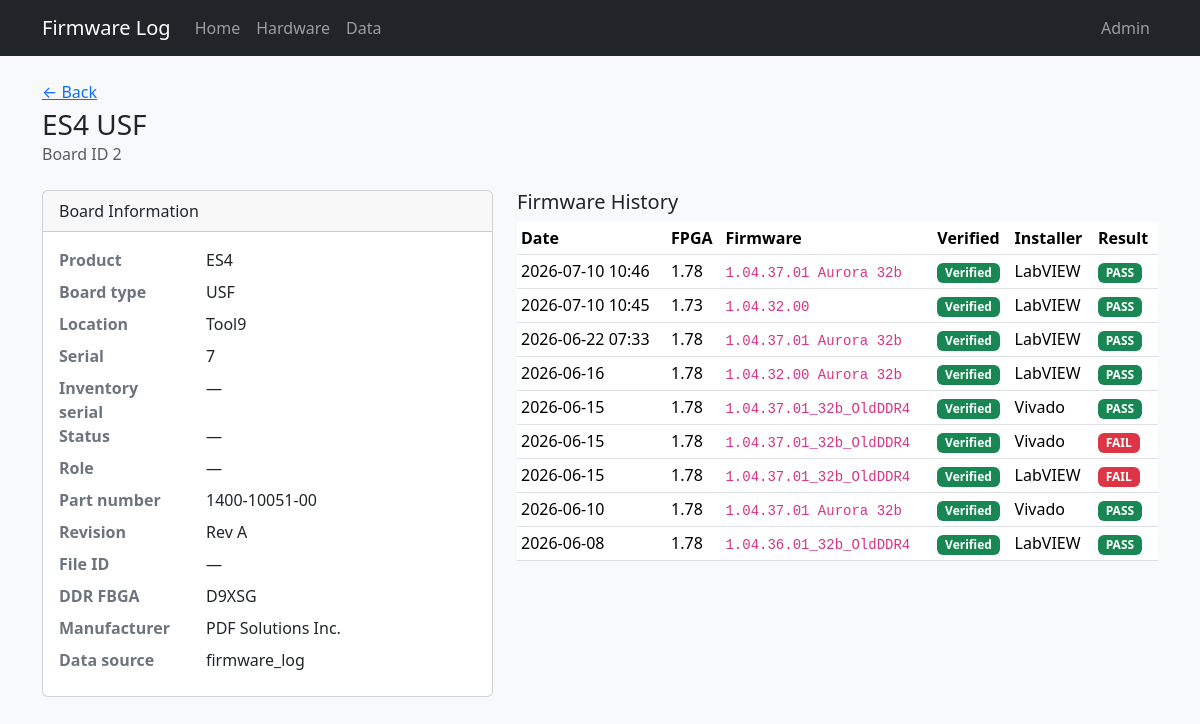
/board/2, run on the app's committed database.
### tables this page shows
CREATE TABLE "boards" (
                board_id      INTEGER PRIMARY KEY,
                tool          TEXT,
                board_slot    TEXT,
                manufacturer  TEXT NOT NULL DEFAULT 'PDF Solutions Inc.',
                board_name    TEXT NOT NULL,
                serial        TEXT NOT NULL,
                part_number   TEXT,
                revision      TEXT,
                file_id       TEXT,
                product_name  TEXT NOT NULL,
                ddr_fbga      TEXT
            , inventory_serial TEXT, status TEXT, role TEXT, comment TEXT, open_item TEXT, po TEXT, modified_by TEXT, source_updated_at TEXT, data_source TEXT, dc_status TEXT, ac_status TEXT, gcal_status TEXT, adc_status TEXT, eeprom_status TEXT);

CREATE TABLE "firmware_history" (
                event_id    INTEGER PRIMARY KEY AUTOINCREMENT,
                board_id    INTEGER NOT NULL REFERENCES boards (board_id),
                event_date  TEXT NOT NULL,
                event_time  TEXT,
                fpga        TEXT,
                firmware    TEXT NOT NULL,
                installer   TEXT,
                result      TEXT
            );

### app.py (the view)
@app.route("/board/<int:board_id>")
def board_detail(board_id):
    board = db.get_board(board_id)
    if not board:
        flash("Board not found.", "danger")
        return redirect(url_for("index"))
    return render_template(
        "board_detail.html",
        board=board,
        firmware_verified=db.firmware_verified_label(board),
        history=db.board_history(board_id),
        events=db.board_events(board_id),
    )

### db.py (called while the page is built)
def is_firmware_verified(board) -> bool:
    if not board:
        return False
    if board.get("board_id") in VERIFIED_BOARD_IDS:
        return True
    if board.get("data_source") == "firmware_log":
        return True
    if board.get("tool") == "Tool13" and board.get("product_name") == "BAP":
        return True
    return False

def firmware_verified_label(board) -> str:
    return "verified" if is_firmware_verified(board) else "unverified"

def dict_row(cursor, row):
    return {col[0]: row[i] for i, col in enumerate(cursor.description)}

@contextmanager
def get_db():
    conn = sqlite3.connect(DATABASE)
    conn.row_factory = dict_row
    try:
        yield conn
    finally:
        conn.close()

def fetch_all(query, params=()):
    with get_db() as conn:
        return conn.execute(query, params).fetchall()

def fetch_one(query, params=()):
    with get_db() as conn:
        return conn.execute(query, params).fetchone()

def get_board(board_id):
    return fetch_one("SELECT * FROM boards WHERE board_id = ?", (board_id,))

def board_history(board_id):
    return fetch_all(
        """
        SELECT *
        FROM firmware_history
        WHERE board_id = ?
        ORDER BY event_date DESC, COALESCE(event_time, '00:00:00') DESC, event_id DESC
        """,
        (board_id,),
    )

def board_events(board_id):
    return fetch_all(
        """
        SELECT *
        FROM board_events
        WHERE board_id = ?
        ORDER BY event_date DESC, COALESCE(event_time, '00:00:00') DESC, event_id DESC
        """,
        (board_id,),
    )

### templates/board_detail.html (shortened to what this page needs)
{% extends "base.html" %}
{% from "macros.html" import result_badge, verified_badge %}
{% block content %}
<div class="d-flex flex-wrap justify-content-between align-items-start gap-2 mb-4">
  <div>
    <p class="text-muted mb-1"><a href="{{ url_for('index') }}">&larr; Back</a></p>
    <h1 class="h3 mb-0">{{ board.product_name }} {{ board.board_name }}</h1>
    <p class="text-muted mb-0">Board ID {{ board.board_id }}</p>
  </div>
</div>
<div class="row g-4">
  <div class="col-md-5">
    <div class="card">
      <div class="card-header">Board Information</div>
      <dl class="card-body mb-0 row">
        <dt class="col-sm-4">Product</dt><dd class="col-sm-8">{{ board.product_name }}</dd>
        <dt class="col-sm-4">Board type</dt><dd class="col-sm-8">{{ board.board_name }}</dd>
        <dt class="col-sm-4">Location</dt><dd class="col-sm-8">{{ board.tool or '—' }}</dd>
        <dt class="col-sm-4">Serial</dt><dd class="col-sm-8">{{ board.serial }}</dd>
        <dt class="col-sm-4">Inventory serial</dt><dd class="col-sm-8">{{ board.inventory_serial or '—' }}</dd>
        <dt class="col-sm-4">Status</dt><dd class="col-sm-8">{{ board.status or '—' }}</dd>
        <dt class="col-sm-4">Role</dt><dd class="col-sm-8">{{ board.role or '—' }}</dd>
        <dt class="col-sm-4">Part number</dt><dd class="col-sm-8">{{ board.part_number or '—' }}</dd>
        <dt class="col-sm-4">Revision</dt><dd class="col-sm-8">{{ board.revision or '—' }}</dd>
        <dt class="col-sm-4">File ID</dt><dd class="col-sm-8">{{ board.file_id or '—' }}</dd>
        <dt class="col-sm-4">DDR FBGA</dt><dd class="col-sm-8">{{ board.ddr_fbga or '—' }}</dd>
        <dt class="col-sm-4">Manufacturer</dt><dd class="col-sm-8">{{ board.manufacturer }}</dd>
        {% if board.data_source %}
        <dt class="col-sm-4">Data source</dt><dd class="col-sm-8">{{ board.data_source }}</dd>
        {% endif %}
      </dl>
    </div>
  </div>
  <div class="col-md-7">
    <h2 class="h5">Firmware History</h2>
    <div class="table-responsive">
      <table class="table table-sm table-hover align-middle">
        <thead>
          <tr>
            <th>Date</th>
            <th>FPGA</th>
            <th class="col-firmware">Firmware</th>
            <th class="col-verified">Verified</th>
            <th>Installer</th>
            <th>Result</th>
          </tr>
        </thead>
        <tbody>
          {% for row in history %}
          <tr>
            <td>{{ row.event_date }}{% if row.event_time %} {{ row.event_time }}{% endif %}</td>
            <td>{{ row.fpga or '—' }}</td>
            <td class="col-firmware"><code>{{ row.firmware }}</code></td>
            <td class="col-verified">{{ verified_badge(firmware_verified) }}</td>
            <td>{{ row.installer or '—' }}</td>
            <td>{{ result_badge(row.result) }}</td>
          </tr>
          {% else %}
          <tr><td colspan="7" class="text-muted">No firmware history for this board.</td></tr>
          {% endfor %}
        </tbody>
      </table>
    </div>
  </div>
</div>
{% endblock %}

### templates/base.html (shortened to what this page needs)
<!DOCTYPE html>
<html lang="en">
<head>
  <link href="https://cdn.jsdelivr.net/npm/bootstrap@5.3.3/dist/css/bootstrap.min.css" rel="stylesheet">
  <link href="{{ url_for('static', filename='style.css') }}" rel="stylesheet">
</head>
<body>
  <nav class="navbar navbar-expand-lg navbar-dark bg-dark mb-4">
    <div class="container">
      <a class="navbar-brand" href="{{ url_for('index') }}">Firmware Log</a>
      <div class="collapse navbar-collapse" id="nav">
        <ul class="navbar-nav me-auto">
          <li class="nav-item"><a class="nav-link" href="{{ url_for('index') }}">Home</a></li>
          <li class="nav-item"><a class="nav-link" href="/hardware">Hardware</a></li>
          <li class="nav-item"><a class="nav-link" href="{{ url_for('data') }}">Data</a></li>
        </ul>
        <ul class="navbar-nav">
          {% if session.get('admin') %}
          <li class="nav-item"><a class="nav-link" href="{{ url_for('admin_index') }}">Admin</a></li>
          <li class="nav-item"><a class="nav-link" href="{{ url_for('admin_sql') }}">SQL</a></li>
          <li class="nav-item"><a class="nav-link" href="{{ url_for('admin_deleted') }}">Deleted Records</a></li>
          <li class="nav-item"><a class="nav-link" href="{{ url_for('admin_logout') }}">Logout</a></li>
          {% else %}
          <li class="nav-item"><a class="nav-link" href="{{ url_for('admin_login') }}">Admin</a></li>
          {% endif %}
        </ul>
      </div>
    </div>
  </nav>
  <main class="container pb-5">
    {% block content %}{% endblock %}
  </main>
</body>
</html>

### templates/macros.html (shortened to what this page needs)
{% macro result_badge(result) -%}
  {% if result %}
    {% set r = result|upper %}
    {% if r == 'PASS' %}
      <span class="badge text-bg-success">PASS</span>
    {% elif r == 'FAIL' %}
      <span class="badge text-bg-danger">FAIL</span>
    {% else %}
      <span class="badge text-bg-secondary">{{ result }}</span>
    {% endif %}
  {% else %}
    <span class="text-muted">—</span>
  {% endif %}
{%- endmacro %}
{% macro verified_badge(status) -%}
  {% if status == 'verified' %}
    <span class="badge text-bg-success">Verified</span>
  {% elif status == 'unverified' %}
    <span class="badge text-bg-warning text-dark">Unverified</span>
  {% else %}
    <span class="text-muted">—</span>
  {% endif %}
{%- endmacro %}

### static/style.css (style rules this page uses)
body { background-color: #f8f9fa; }
code { font-size: 0.875em; }
.table th { white-space: nowrap; }
.card dl dt { color: #6c757d; }

### data on the page
boards: product_name "ES4", board_name "USF", board_id "2", tool "Tool9", serial "7", part_number "1400-10051-00", revision "Rev A", ddr_fbga "D9XSG", manufacturer "PDF Solutions Inc.", data_source "firmware_log"
firmware_history: event_date "2026-07-10", event_time "10:46", fpga "1.78", firmware "1.04.37.01 Aurora 32b", installer "LabVIEW", result "PASS"
firmware_history: event_date "2026-07-10", event_time "10:45", fpga "1.73", firmware "1.04.32.00", installer "LabVIEW", result "PASS"
firmware_history: event_date "2026-06-22", event_time "07:33", fpga "1.78", firmware "1.04.37.01 Aurora 32b", installer "LabVIEW", result "PASS"
firmware_history: event_date "2026-06-16", fpga "1.78", firmware "1.04.32.00 Aurora 32b", installer "LabVIEW", result "PASS"
firmware_history: event_date "2026-06-15", fpga "1.78", firmware "1.04.37.01_32b_OldDDR4", installer "Vivado", result "PASS"
firmware_history: event_date "2026-06-15", fpga "1.78", firmware "1.04.37.01_32b_OldDDR4", installer "Vivado", result "FAIL"
firmware_history: event_date "2026-06-15", fpga "1.78", firmware "1.04.37.01_32b_OldDDR4", installer "LabVIEW", result "FAIL"
firmware_history: event_date "2026-06-10", fpga "1.78", firmware "1.04.37.01 Aurora 32b", installer "Vivado", result "PASS"
firmware_history: event_date "2026-06-08", fpga "1.78", firmware "1.04.36.01_32b_OldDDR4", installer "LabVIEW", result "PASS"

### other printed values
{{ board.inventory_serial or '—' }} "—"
{{ board.status or '—' }} "—"
{{ board.role or '—' }} "—"
{{ board.file_id or '—' }} "—"
